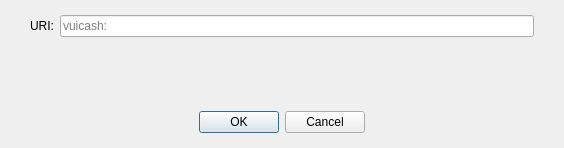
<?xml version="1.0" encoding="UTF-8"?>
<ui version="4.0">
 <class>OpenURIDialog</class>
 <widget class="QDialog" name="OpenURIDialog">
  <property name="geometry">
   <rect>
    <x>0</x>
    <y>0</y>
    <width>564</width>
    <height>148</height>
   </rect>
  </property>
  <property name="windowTitle">
   <string>Open vuicash URI</string>
  </property>
  <layout class="QVBoxLayout" name="verticalLayout">
   <property name="leftMargin">
    <number>0</number>
   </property>
   <property name="topMargin">
    <number>15</number>
   </property>
   <property name="rightMargin">
    <number>0</number>
   </property>
   <property name="bottomMargin">
    <number>0</number>
   </property>
   <item>
    <layout class="QHBoxLayout" name="horizontalLayout">
     <property name="leftMargin">
      <number>30</number>
     </property>
     <property name="rightMargin">
      <number>30</number>
     </property>
     <item>
      <widget class="QLabel" name="label">
       <property name="text">
        <string>URI:</string>
       </property>
      </widget>
     </item>
     <item>
      <widget class="QValidatedLineEdit" name="uriEdit">
       <property name="placeholderText">
        <string notr="true">vuicash:</string>
       </property>
      </widget>
     </item>
    </layout>
   </item>
   <item>
    <spacer name="verticalSpacer">
     <property name="orientation">
      <enum>Qt::Vertical</enum>
     </property>
     <property name="sizeHint" stdset="0">
      <size>
       <width>20</width>
       <height>40</height>
      </size>
     </property>
    </spacer>
   </item>
   <item>
    <widget class="QWidget" name="buttonsContainerWhite" native="true">
     <layout class="QHBoxLayout" name="horizontalLayout_2">
      <property name="leftMargin">
       <number>30</number>
      </property>
      <property name="topMargin">
       <number>15</number>
      </property>
      <property name="rightMargin">
       <number>30</number>
      </property>
      <property name="bottomMargin">
       <number>15</number>
      </property>
      <item>
       <widget class="QDialogButtonBox" name="buttonBox">
        <property name="orientation">
         <enum>Qt::Horizontal</enum>
        </property>
        <property name="standardButtons">
         <set>QDialogButtonBox::Cancel|QDialogButtonBox::Ok</set>
        </property>
        <property name="centerButtons">
         <bool>true</bool>
        </property>
       </widget>
      </item>
     </layout>
    </widget>
   </item>
  </layout>
 </widget>
 <customwidgets>
  <customwidget>
   <class>QValidatedLineEdit</class>
   <extends>QLineEdit</extends>
   <header>qt/qvalidatedlineedit.h</header>
  </customwidget>
 </customwidgets>
 <resources/>
 <connections>
  <connection>
   <sender>buttonBox</sender>
   <signal>accepted()</signal>
   <receiver>OpenURIDialog</receiver>
   <slot>accept()</slot>
   <hints>
    <hint type="sourcelabel">
     <x>248</x>
     <y>254</y>
    </hint>
    <hint type="destinationlabel">
     <x>157</x>
     <y>274</y>
    </hint>
   </hints>
  </connection>
  <connection>
   <sender>buttonBox</sender>
   <signal>rejected()</signal>
   <receiver>OpenURIDialog</receiver>
   <slot>reject()</slot>
   <hints>
    <hint type="sourcelabel">
     <x>316</x>
     <y>260</y>
    </hint>
    <hint type="destinationlabel">
     <x>286</x>
     <y>274</y>
    </hint>
   </hints>
  </connection>
 </connections>
</ui>
